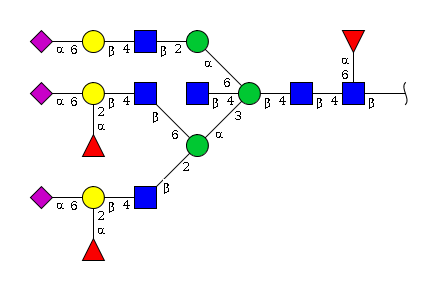
#> input picture 3.png, 446 x 290 px
$ python working.py
#> lines starting #> are read from the running program, lines starting #| are printed output that depends on the picture; after the words box and inside, x2 and y2 are one past the last pixel; in counts of white or black regions, pixels touching at a corner belong together
### colorshape.py
from PIL import Image
import matplotlib.pyplot as plt
import numpy as np
import time
from functools import reduce
import sys
import cv2


# [14 lines of commented-out code are left out]


# [80 lines left out: functions threshold, compareImage, findcolor, findcolor2, not called in this run]


def findcolorshape(image):
    h, w = 22, 22
    testcirlce = Image.open('glycanshape/circleShape2.png')
    testsquare = Image.open('glycanshape/squareShape.png')
    testdiamond = Image.open('glycanshape/diamondShape2.png')
    testtriangle = Image.open('glycanshape/triangleShape.png')
    testtriangleup = Image.open('glycanshape/triangleupShape.png')
    testtriangleup = testtriangleup.resize((22, 22))
    testtriangle = testtriangle.resize((22, 22))
    testdiamond = testdiamond.resize((22, 22))
    testsquare = testsquare.resize((22, 22))
    testcirlce = testcirlce.resize((22, 22))

    i = image
    # print('file:', path)
    # i.show()
    i = i.resize((h, w))
    iarray = np.array(i)
    color = findcolor2(iarray)

    iarray = threshold(iarray)

    shape = ['Circle', 'Square', 'Diamond', 'Triangle', 'TriangleUp']
    shapechance = [compareImage(iarray, np.array(testcirlce)), compareImage(iarray, np.array(testsquare)),
                   compareImage(iarray, np.array(testdiamond)), compareImage(iarray, np.array(testtriangle)),
                   compareImage(iarray, np.array(testtriangleup))]
    i = shapechance.index(max(shapechance))
    # print(shape[i])
    return color, shape[i]

'''
image = Image.open('glycanshape/greencircleneedcheck.png')
# image.show()
color, shape = findcolorshape(image)
findcolor2(np.array(image))
# image = image.resize((22,22))
image = threshold(np.array(image))
image = Image.fromarray(image)
# image.save('glycanshape/circleShape2.png')
print(color, shape)
'''

### working.py
import cv2
import numpy as np
import colorshape
import sys
from PIL import Image
print('Please Load image:')
path = '3.png'

class Glycan:
    x,y,w,h = 0,0,0,0
    contour = np.ndarray
    color = ''
    shape = ''
    child = []


def threshold(imageArray):
    newAr = imageArray
    for eachRow in newAr:
        for eachPix in eachRow:
            # if reduce(lambda x, y: x + y, eachPix[:3]) / 3 > balance:
            if sum(eachPix[:3]) / 3 > 200 or sum(eachPix[:3]) / 3 < 60:
                eachPix[0], eachPix[1], eachPix[2] = 255, 255, 255

    for eachRow in newAr:
        for eachPix in eachRow:
            # if reduce(lambda x, y: x + y, eachPix[:3]) / 3 > balance:
            if sum(eachPix[:3]) / 3 > 200:
                eachPix[0], eachPix[1], eachPix[2] = 255, 255, 255
            else:
                eachPix[0], eachPix[1], eachPix[2] = 0, 0, 0
    #cv2.imshow("newAR",newAr)
    return newAr


# Let's load a simple image with 3 black squares
image = cv2.imread(path)
#> image is the input picture: shape (290, 446, 3); mean B, G, R 244.3, 241.4, 242
orgimage = Image.open(path)
orgimage2 = cv2.imread(path)
cv2.imshow('Input', image)
cv2.waitKey(0)
print('Processing Image......')
threshold(image)
#> after the loop in threshold, `for eachRow in newAr:`: eachPix = [255, 255, 255]
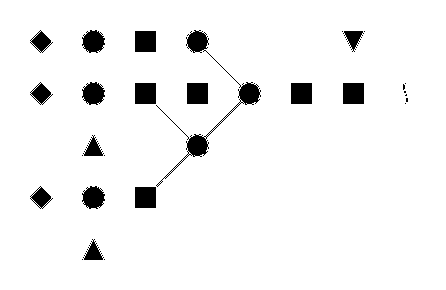
#> image: shape (290, 446, 3); 94.9% white; 28 black regions (12 under 20 px), largest, box (x1, y1, x2, y2) and area: (156, 30, 261, 187) 1309, (135, 31, 156, 52) 441, (135, 83, 156, 104) 441
#print(type(threshold(image)))

image = cv2.GaussianBlur(image, (9,9), 0)
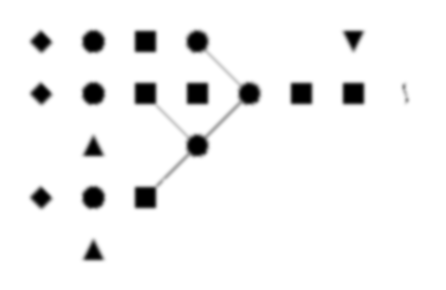
#> image: shape (290, 446, 3); min 0, max 255, mean 242
#cv2.imshow("blurry",image)
# Grayscale
gray = cv2.cvtColor(image, cv2.COLOR_BGR2GRAY)

# Find Canny edges
edged = cv2.Canny(image, 100, 200)
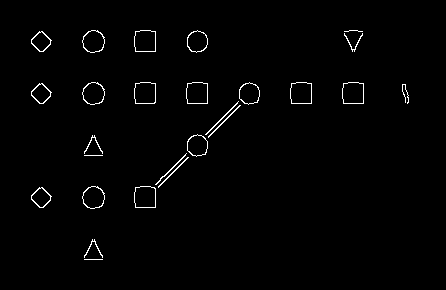
#> edged: shape (290, 446); 1.3% white in thin lines or dots, all inside (x1, y1, x2, y2) = (31, 30, 409, 260)
print('Successful.')
cv2.waitKey(0)

# Finding Contours
# Use a copy of the image e.g. edged.copy()
# since findContours alters the image
contours1, hierarchy = cv2.findContours(edged,
                                       cv2.RETR_EXTERNAL, cv2.CHAIN_APPROX_NONE)
#> contours1 = 26 contours, 7 with area under 20; largest, box (x1, y1, x2, y2) and area: (342, 82, 364, 104) 422, (290, 82, 312, 104) 422, (186, 82, 208, 104) 422, (134, 30, 156, 52) 422, (134, 186, 156, 208) 422
contours = []

for contour in contours1:
    #print(type(contour))
    area = cv2.contourArea(contour)
#> area = 0
    x, y, w, h = cv2.boundingRect(contour)
#> x = 84; y = 259; w = 19; h = 1
    rect_area = w * h
#> rect_area = 19
    extent = float(area) / rect_area
#> extent = 0
    #print(area)
    if w >6 and h >6 and area >15 and extent>0.04:
        contours.append(contour)
        #print(extent)
        cv2.rectangle(orgimage2, (x, y), (x + w, y + h), (0, 0, 255), 1)
        im1 = orgimage.crop((x, y, x+w, y+h))
#> (the run stopped early here; a loop or call above may not have finished)
